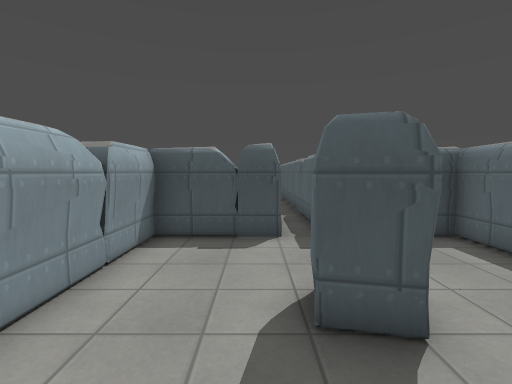
[1] (above)

19 first-person views from a walk through a level from a Godot 3-D game. The camera is 1.5 m above the floor, tilts 4° down and sees 85° across. The floor is counted in squares, 1 m on a side. Each view is taken from the middle of a square. On the plan, view 1 faces up. The plan holds only what a view shows up to about 14 squares ahead; the rest is blank. The place goes on beyond the plan. Door leaves are left out where a doorway can be walked through. Surface patterns are stand-ins for the level's own textures.

[2]
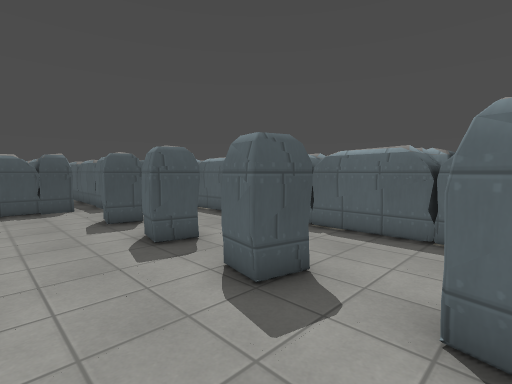

[3]
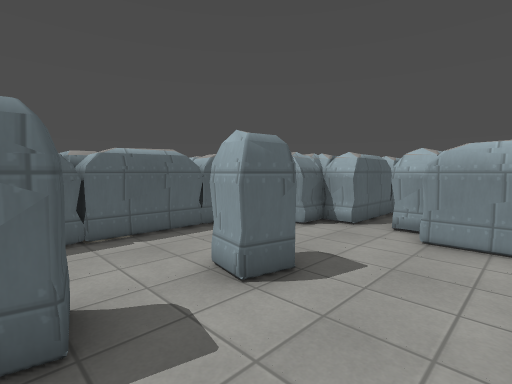

[4]
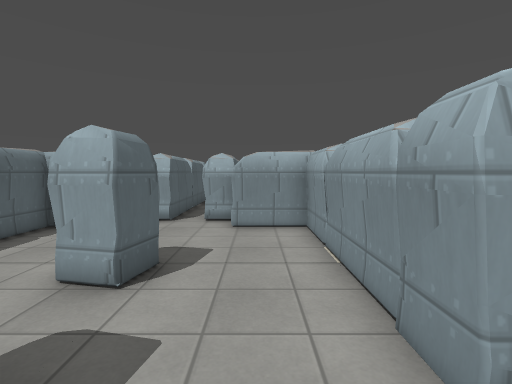

[5]
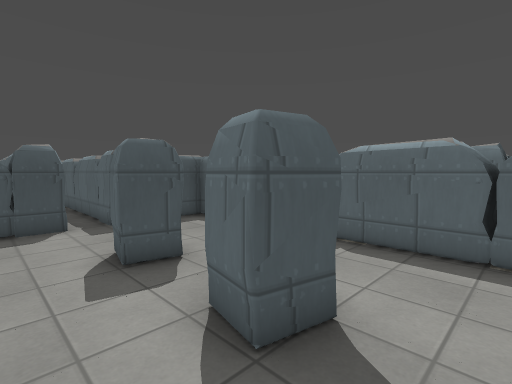

[6]
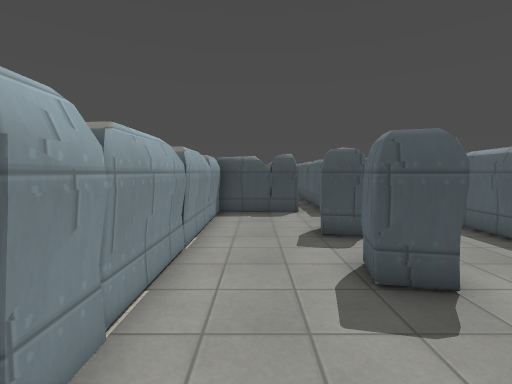

[7]
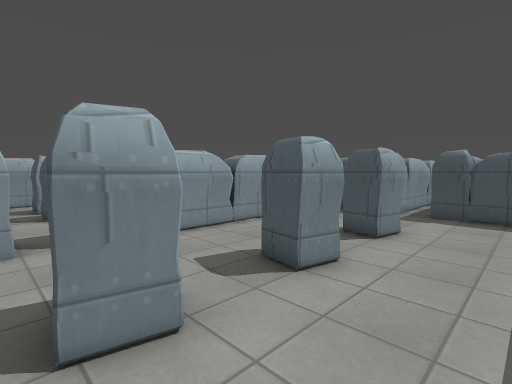

[8]
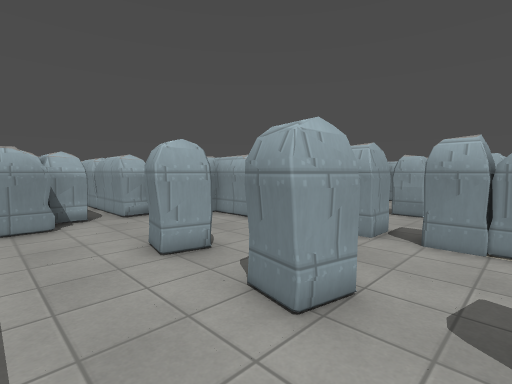

[9]
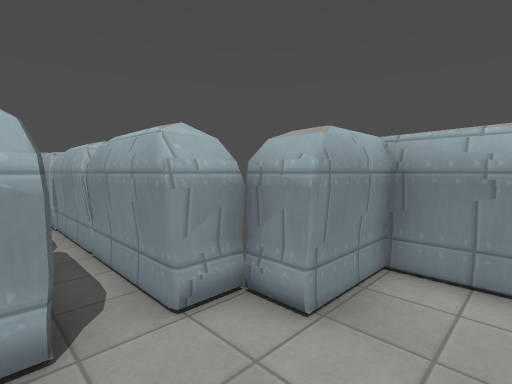

[10]
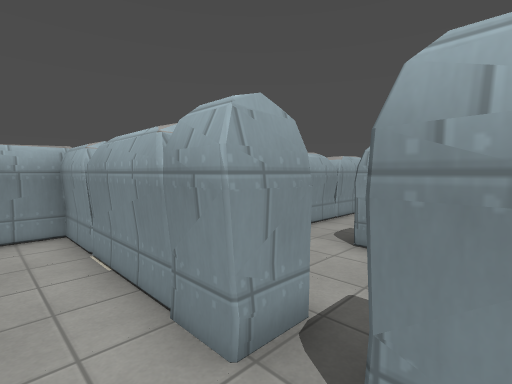

[11]
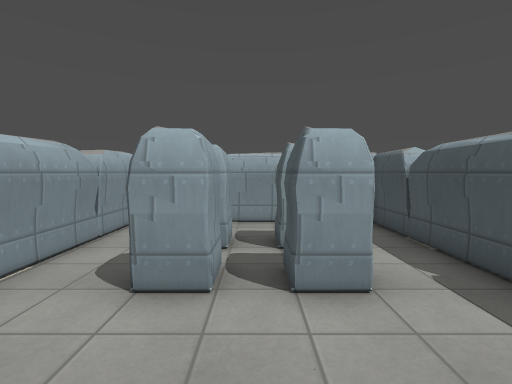

[12]
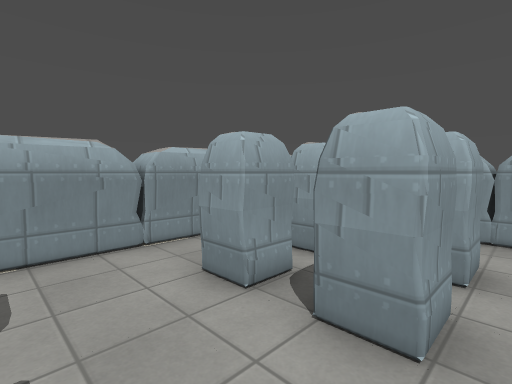

[13]
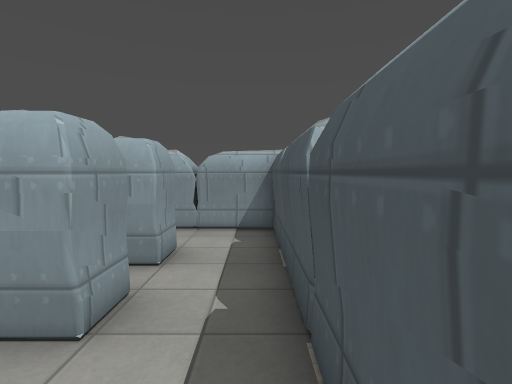

[14]
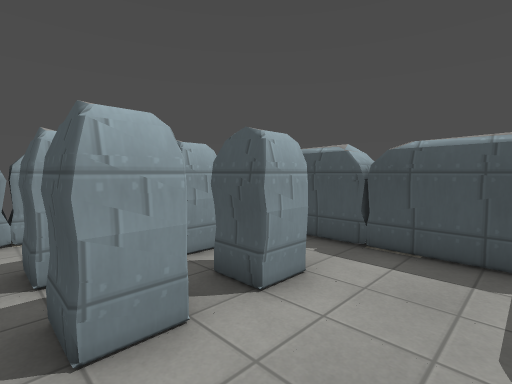

[15]
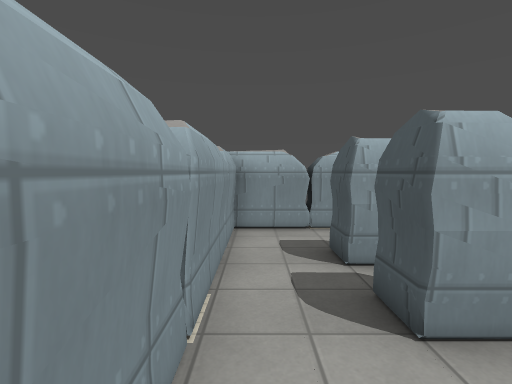

[16]
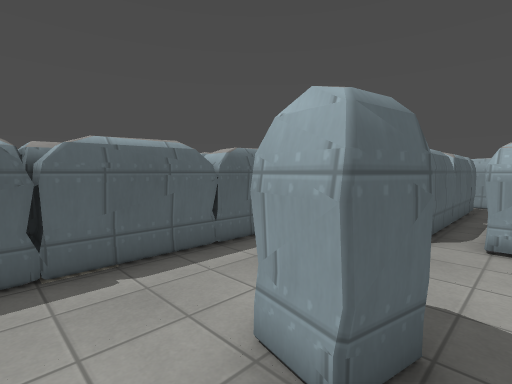

[17]
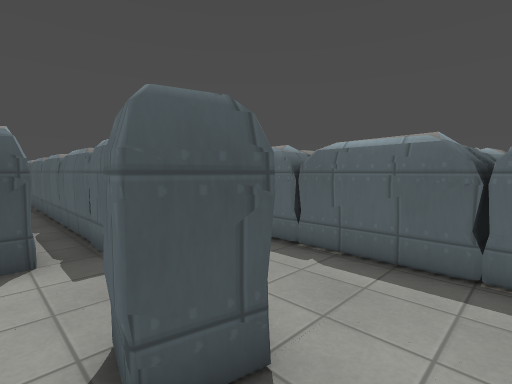

[18]
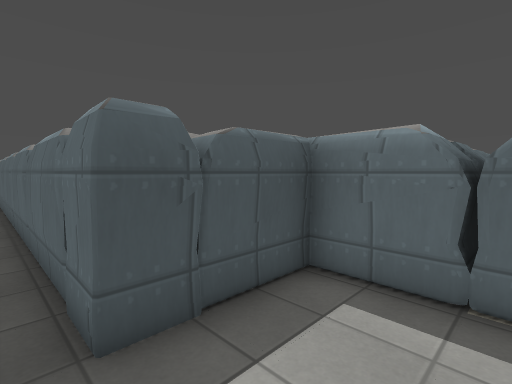

[19]
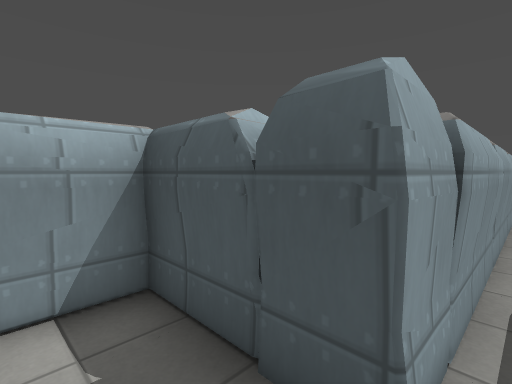

### Floor plan
Points are (right, up) in squares from view 1. A wall is a line through its corners. A room is listed if a view was taken in it or the views show most of it. See-through windows are left out.
Room 1 (views 1, 2, 3, 4, 5, 6, 7, 8, 9, 10, 16, 17, 18, 19)
walls: (1.7, 0.3) (1.5, -0.6) (0.5, -0.4) (0.7, 0.5); (0.7, -2.5) (1.8, -2.7) (1.6, -3.7) (0.5, -3.4) (0.7, -2.5); (-2.4, -3.6) (-2.4, -9.6) (-0.4, -9.6) (-0.4, -10.5) (0.6, -10.5) (0.6, -17.7); (-3.4, -1.6) (-2.3, -1.6); (1.8, 3.4) (1.5, 2.4) (0.5, 2.6) (0.7, 3.6); (4.7, -4.5) (4.6, -4.2); (0.5, -6.5) (0.8, -5.5) (1.7, -5.7) (1.5, -6.7); (4.7, 4.4) (4.6, 4.8); (-0.5, 7) (-0.5, 6.5); (1.4, -10.9) (1.6, -10.6) (2.7, -10.6) (2.7, -9.6) (4.7, -9.6) (4.7, 6.4) (1.6, 6.4) (1.6, 19.2); (0.7, 14.6) (0.7, 6.4) (-2.3, 6.4) (-2.4, -2.7); (1.6, -17.5) (1.6, -10.6); (1.2, -18.6) (1.7, -18.6)
ways out: opening at (-3, -3) to room 2; opening at (2.5, -18)
Room 2 (views 11, 12, 13, 14, 15)
walls: (-7.4, -3.6) (-6.3, -3.6) (-6.3, -4.6) (-7.5, -4.5); (-7.4, -1.6) (-6.3, -1.6) (-6.3, -2.6) (-7.5, -2.5); (-9.4, -3.5) (-8.4, -3.5) (-8.4, -4.5) (-9.5, -4.5); (-9.4, -1.5) (-8.3, -1.5) (-8.3, -2.5) (-9.4, -2.5); (-3.4, -3.6) (-2.4, -3.6); (-6.5, -6.7) (-6, -6.5); (-6.3, 1) (-6.3, 0.3); (-4.2, 0.4) (-11.4, 0.4) (-11.4, -6.5) (-4.1, -6.5); (-12.3, -1.5) (-11.3, -1.5)
ways out: opening at (-3, -3) to room 1

Positions as (right, up) in squares from view 1, and headings:
1: (0, 0), facing up
2: (-2, -6), facing up-right
3: (-2, -3), facing down-right
4: (-1, -2), facing down
5: (-1, -2), facing up-right
6: (-1, -4), facing up
7: (4, -4), facing up-left
8: (4, -1), facing down-left
9: (2, -8), facing down-left
10: (-1, -2), facing down-left
11: (-3, -3), facing left
12: (-4, -1), facing down-left
13: (-4, 0), facing left
14: (-4, -5), facing up-left
15: (-4, -6), facing left
16: (0, -4), facing down-right
17: (0, 1), facing up-right
18: (1, 4), facing up-right
19: (1, 5), facing up-left
